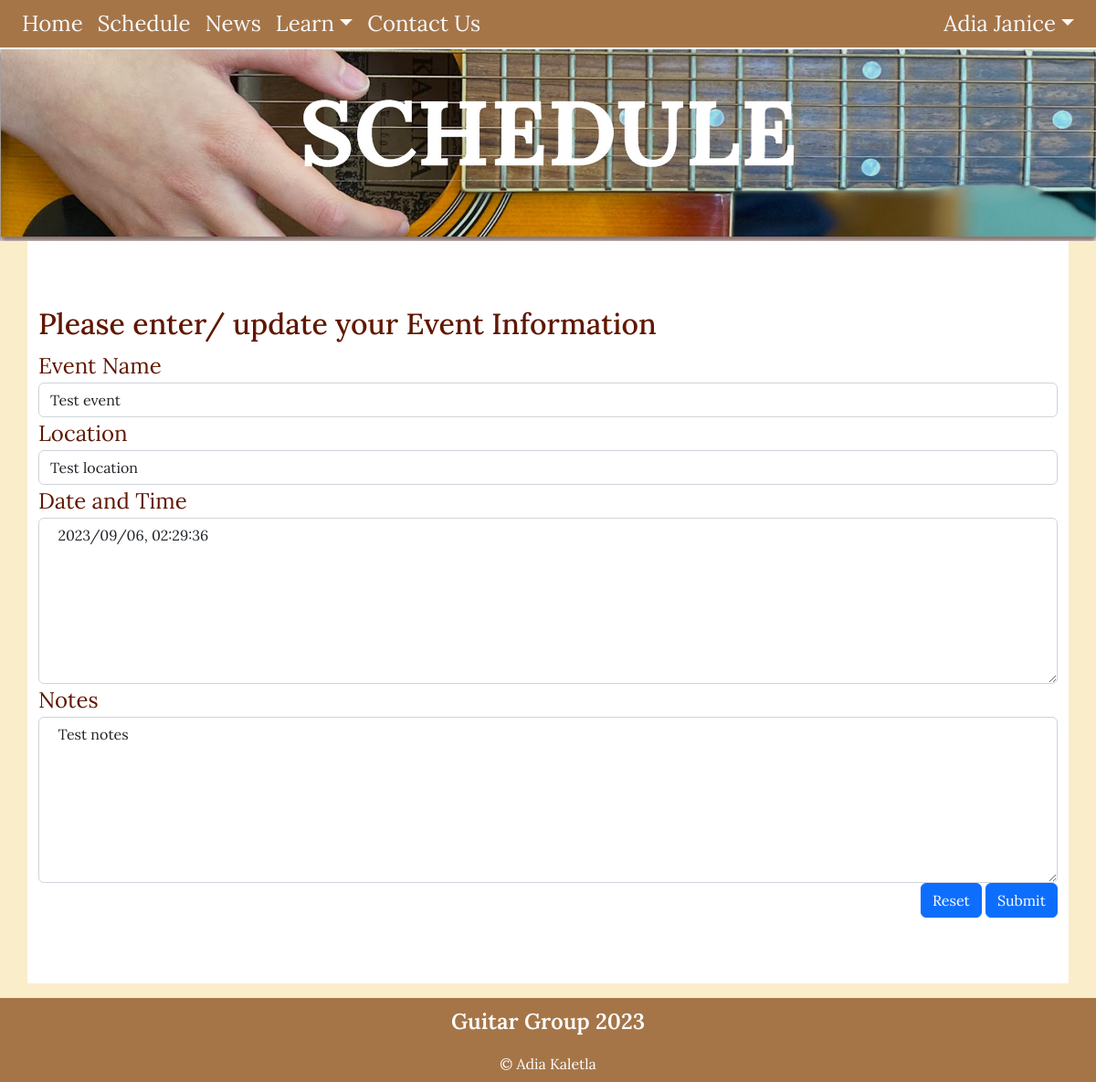
Screenshot of /schedule_cud?id=19&task=update (signed in) with the database file from the repository.
### tables this page shows
CREATE TABLE schedule(
schedule_id integer primary key autoincrement not null,
event_name text not null,
location text not null,
date_time date not null,
notes text,
member_id integer,
foreign key(member_id) references member(member_id)
);

### server.py (the view, shortened to what this page needs)
@app.route('/schedule_cud', methods=['GET', 'POST'])
def schedule_cud():
    data = request.args
    required_keys = ['id', 'task']
    for k in required_keys:
        if k not in data.keys():
            message = "Do not know what to do with create read update on news (key not present)"
            return render_template('error.html', message=message)
    if request.method == "GET":
        if data['task'] == 'delete':
            sql = "delete from schedule where schedule_id = ?"
            values_tuple = (data['id'],)
            run_commit_query(sql, values_tuple, db_path)
            return redirect(url_for('schedule'))
        elif data['task'] == 'update':
            sql = """ select event_name, location, date_time, notes from schedule where schedule_id=?"""
            values_tuple = (data['id'],)
            result = run_search_query_tuples(sql, values_tuple, db_path, True)
            result = result[0]
            return render_template("schedule_cud.html",
                                   **result,
                                   id=data['id'],
                                   task=data['task'])
        else:
            message = "Unrecognised task coming from news page"
            return render_template('error.html', message=message)
    return render_template("schedule_cud.html")

### db_functions.py (called while the page is built)
def run_search_query_tuples(sql_query, values_tuple, file_path, rowfactory=False):
    try:
        db = sqlite3.connect(file_path)
        if rowfactory:
            db.row_factory = sqlite3.Row
        cursor = db.cursor()
        cursor.execute(sql_query, values_tuple)
        result = cursor.fetchall()
        cursor.close()
    except sqlite3.Error as error:
        print("Error running search query tuples: {}".format(error))
        return None
    db.close()
    if result is None:
        print("No search values were found")
    return result

### templates/schedule_cud.html (shortened to what this page needs)
{% extends "layout.html" %}
{% block banner%}
static/images/schedulebanner.jpg
{% endblock %}
{% block content%}
<div class="container-lg py-sm-5 py-1">
  <div class="schedule p=4 my-4">
    <h2>Please enter/ update your Event Information</h2>
    <form action="{{url_for('schedule_cud', id=id, task=task)}}" method="POST">
      <div>
        <label for="event_name" class="form=label">Event Name</label>
        <input type="text" class="form-control" id="event_name" name="event_name" placeholder="" value="{{event_name}}" required>
      </div>
      <div>
        <label for="location" class="form=label">Location</label>
        <input type="text" class="form-control" id="location" name="location" placeholder="" value="{{location}}" required>
      </div>
      <div>
        <label for="date_time" class="form=label">Date and Time </label>
        <textarea class="form-control" id="date_time" name="date_time" rows="7" required> {{date_time}} </textarea>
      </div>
      <div>
        <label for="notes" class="form=label">Notes</label>
        <textarea class="form-control" id="notes" name="notes" rows="7" required> {{notes}} </textarea>
      </div>
      <div class="text-end">
        <button type="reset" class="btn btn-primary"> Reset </button>
        <button type="submit" class="btn btn-primary"> Submit </button>
      </div>
    </form>
  </div>
</div>
{% endblock %}

### static/styles.css (style rules this page uses)
:root { --dutch-white: rgb(250, 237, 202); --charcol: rgb(54, 70, 82); --chamoisee: rgb(165, 117, 72); --black-bean: rgb(43, 5, 4); --blood-red: rgb(96, 23, 0); }
body { font-family: 'Lora', sans-serif; font-size: 100%; background-color: var(--dutch-white); }
.body-text, label { font-size: 1.5em; text-align: center; color:var(--blood-red); }
.contact-text, label { font-size: 1.5em; text-align: left; font-weight: 400; color:var(--blood-red); }
h2 { font-size: 2em; color:var(--blood-red); text-align: left; font-weight: 500; }
.container-lg { background-color:rgb(255,255,255); overflow: auto; }

### rows the page displays
schedule: event_name "Test event", location "Test location", date_time "2023/09/06, 02:29:36", notes "Test notes"

### other values shown
{{ session['name'] }} "Adia Janice"
